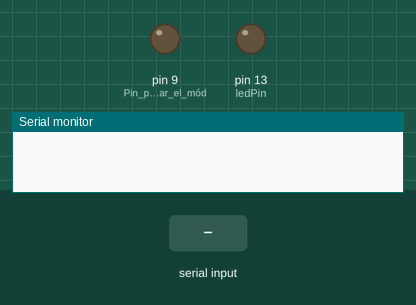
Bench run of a sketch on a simulated Arduino Uno, built with avr-gcc and run on an emulated ATmega328P. Parts: output pins drawn as LEDs (lit = HIGH), the last lines printed to the serial monitor. Inputs (shaded band) come from the test bench. The modem accepts every AT command (registered, SIM ready, sends succeed) and sends nothing else.

Above: at 0.1 s.
At 10.9 s:
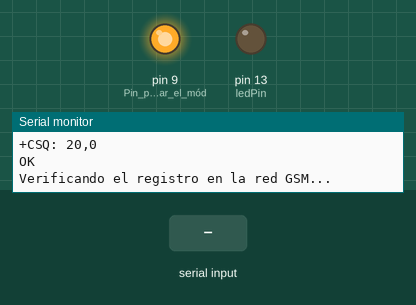
11.0 s: "1" received over the second serial link
At 34.8 s:
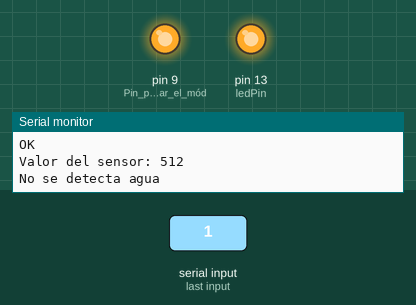
Timing chart, 0 to 35.6 s (numbered marks = the images above; inputs shaded):
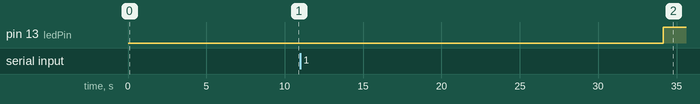

The sketch:

OK_nivel_agua_placa_solar_sim.ino
```cpp
#include <SoftwareSerial.h>

SoftwareSerial gsm(7, 8); // RX, TX

const int sensorPin = A0; // Pin analógico al que está conectado el pin OUT del sensor
const int ledPin = 13;    // Pin del LED integrado en la placa Arduino
bool smsEnviado = false;  // Variable para controlar el envío de SMS

void setup()
{
    pinMode(ledPin, OUTPUT); // Configura el pin del LED como salida
    Serial.begin(9600);      // Inicia la comunicación serie a 9600 bps
    gsm.begin(9600);         // Inicia la comunicación serie con el módulo SIM800L
    delay(3000);             // Aumentamos el retardo para asegurar que el módulo esté listo

    // Reiniciar el módulo SIM800L
    pinMode(9, OUTPUT); // Pin para reiniciar el módulo SIM800L
    digitalWrite(9, LOW);
    delay(100);
    digitalWrite(9, HIGH);
    delay(5000); // Aumentamos el retardo para asegurar que el módulo se reinicie correctamente

    Serial.println("Módulo SIM800L inicializado. Verificando estado de la tarjeta SIM...");

    // Enviar comando AT+CPIN?
    gsm.println("AT+CPIN?");
    delay(1000); // Esperamos un segundo para recibir la respuesta
    printGSMResponse();

    Serial.println("Verificando la señal GSM...");

    // Enviar comando AT+CSQ
    gsm.println("AT+CSQ");
    delay(1000); // Esperamos un segundo para recibir la respuesta
    printGSMResponse();

    Serial.println("Verificando el registro en la red GSM...");

    // Enviar comando AT+CREG?
    gsm.println("AT+CREG?");
    delay(1000); // Esperamos un segundo para recibir la respuesta
    printGSMResponse();

    // Reintentar el registro en la red si no está registrado
    if (!isRegistered())
    {
        Serial.println("Reintentando el registro en la red GSM...");
        gsm.println("AT+CREG=1"); // Intentar registrarse manualmente
        delay(1000);              // Esperamos un segundo para recibir la respuesta
        printGSMResponse();
    }

    // Añadir un retardo adicional para asegurar que el módulo tenga tiempo de registrarse
    delay(10000);

    // Verificar nuevamente el registro en la red GSM
    Serial.println("Verificando nuevamente el registro en la red GSM...");
    gsm.println("AT+CREG?");
    delay(1000); // Esperamos un segundo para recibir la respuesta
    printGSMResponse();

    // Añadir un retardo adicional para asegurar que el sensor esté activo
    delay(10000); // Espera 10 segundos adicionales
}

void loop()
{
    int sensorValue = analogRead(sensorPin); // Lee el estado del sensor

    // Imprime el valor del sensor en el monitor serie
    Serial.print("Valor del sensor: ");
    Serial.println(sensorValue);

    if (sensorValue <= 1000 && !smsEnviado)
    { // Ajusta este umbral según sea necesario
        Serial.println("No se detecta agua");
        digitalWrite(ledPin, HIGH); // Enciende el LED
        sendSMS("+34xxxxxxxxx", "El deposito de agua ha llegado al sensor.");
        smsEnviado = true; // Marcar que el SMS ha sido enviado
    }
    else if (sensorValue > 1000)
    {
        Serial.println("Agua detectada");
        digitalWrite(ledPin, LOW); // Apaga el LED
    }

    delay(1800000); // Espera 30 minutos (1800000 milisegundos) antes de la siguiente lectura
}

void printGSMResponse()
{
    while (gsm.available())
    {
        char c = gsm.read();
        Serial.write(c); // Los desplegamos en el monitor serial
    }
}

bool isRegistered()
{
    gsm.println("AT+CREG?");
    delay(1000); // Esperamos un segundo para recibir la respuesta
    while (gsm.available())
    {
        String response = gsm.readString();
        Serial.print(response); // Los desplegamos en el monitor serial
        if (response.indexOf("+CREG: 0,1") != -1 || response.indexOf("+CREG: 0,5") != -1 ||
            response.indexOf("+CREG: 1,1") != -1 || response.indexOf("+CREG: 1,5") != -1)
        {
            return true; // Registrado en la red
        }
    }
    return false; // No registrado en la red
}

void sendSMS(const char *phoneNumber, const char *message)
{
    gsm.println("AT+CMGF=1"); // Configurar el módulo en modo texto
    delay(1000);
    gsm.print("AT+CMGS=\"");
    gsm.print(phoneNumber);
    gsm.println("\"");
    delay(1000);
    gsm.print(message);
    delay(1000);
    gsm.write(26); // Enviar Ctrl+Z para finalizar el mensaje
    delay(1000);
    Serial.println("SMS enviado!");
}
```
